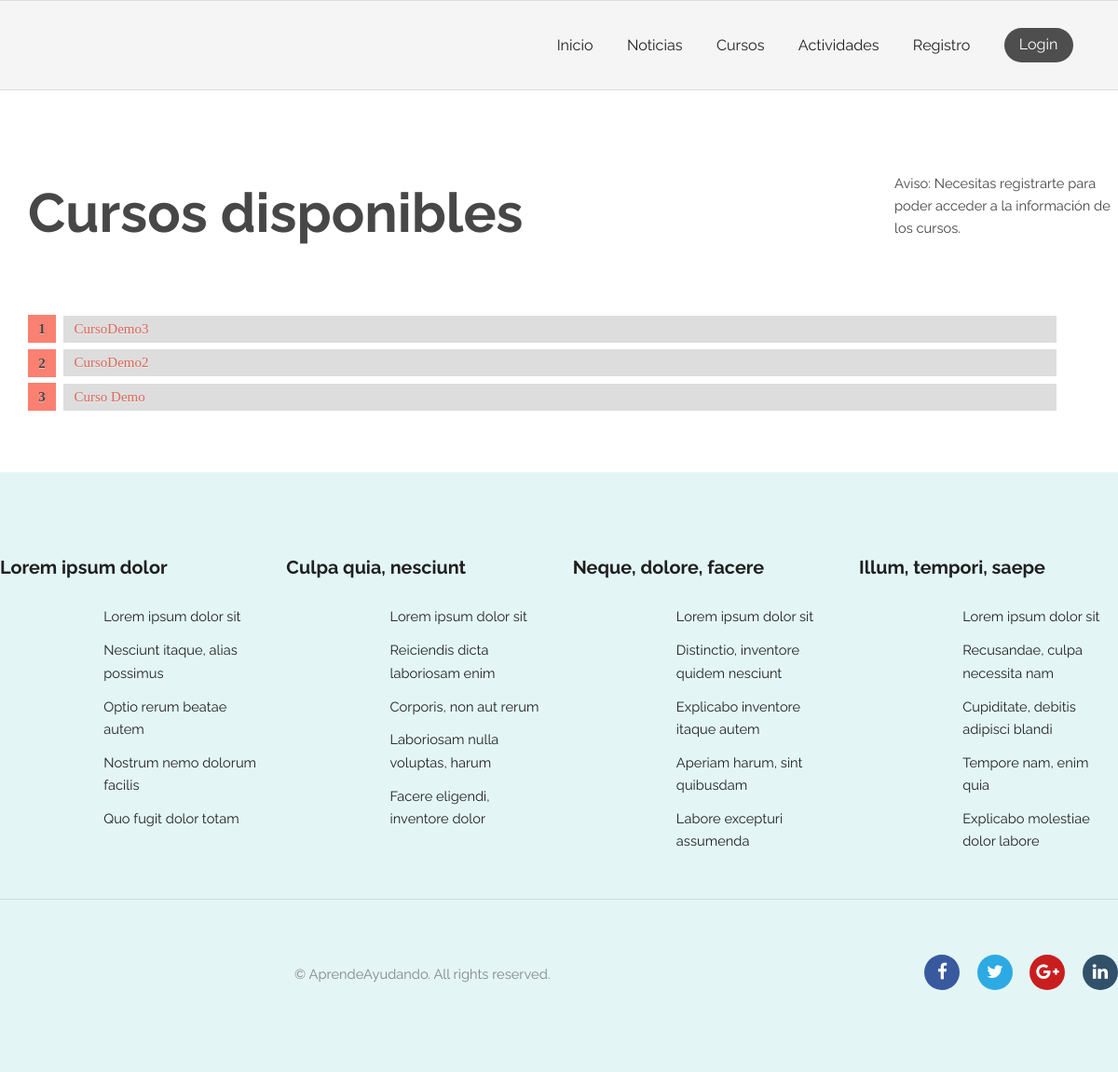
Before: /courses/ with the older database file.
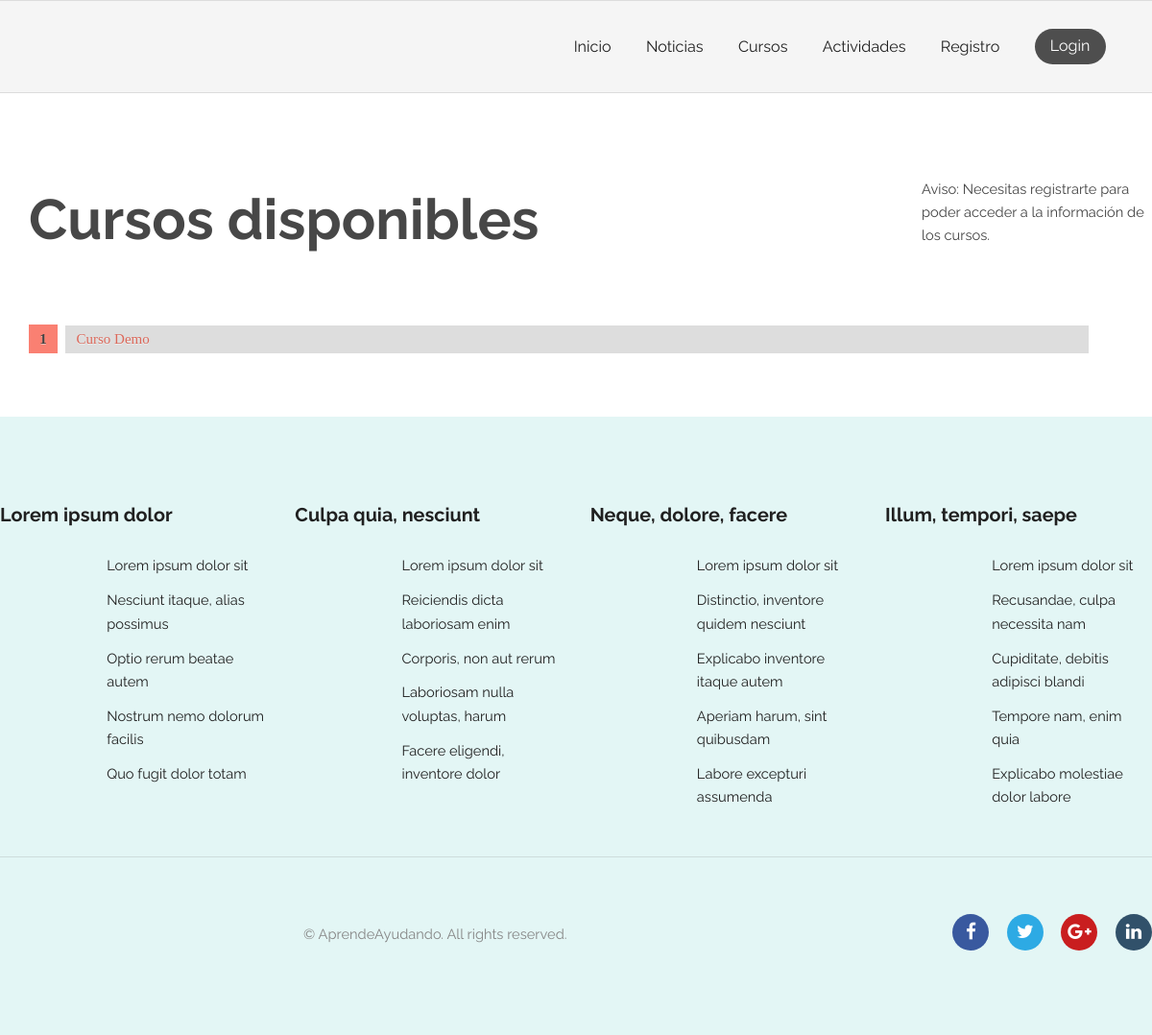
After: the same page with the newer database file.
### courses/models.py (models this page shows, shortened)
class Course(models.Model):
    title = models.CharField(max_length=200)
    pub_date = models.DateTimeField(verbose_name="date published", auto_now_add=True)
    enrolled_users = models.ManyToManyField(get_user_model(), related_name="courses", blank=True)
    banned_users = models.ManyToManyField(get_user_model(), related_name="coursesBanned", blank=True)
    teacher = models.ForeignKey(get_user_model(), null=True, on_delete=models.CASCADE, limit_choices_to={'groups__name':'Profesor'})
    description = models.CharField(max_length=1000, blank=True)
    class Meta:
        verbose_name = "Curso"
        verbose_name_plural = "Cursos"

### courses/views.py (the view)
# urls.py: path('', views.index, name='index'), # /activity/
def index(request):
    courseList = Course.objects.order_by('-pub_date')[:5]
    is_teacher = False
    if request.user.has_perm('courses.add_course'):
        is_teacher = True
    context = {
        'courseList': courseList,
        'is_teacher': is_teacher,
        'filtered_by_enrolled': False
    }
    return render(request, 'courses/index.html', context)

### AprendeAyudando/templatetags/auth_extras.py (called while the page is built)
@register.filter(name='has_group')
def has_group(user, group_name):
    try:
        group = Group.objects.get(name=group_name)
        return True if group in user.groups.all() else False
    except Group.DoesNotExist:
        return False

@register.filter(name='is_guest')
def is_guest(user):
    return not user.is_authenticated

@register.filter(name='is_owner')
def is_owner(user, request_user):
    return True if user==request_user else False

### AprendeAyudando/templates/courses/index.html (shortened to what this page needs)
{% extends "registration/base.html" %}
{% block content %}
<section class="wrapper login">
    {% load static %}
    {% load auth_extras %}
    <link rel="stylesheet" type="text/css" href="{% static 'courses/style.css' %}">
    <div class="container 100%">
        <div class="courseElement">
            <div class="courseElementLeft">
                {% if filtered_by_enrolled %}
                    <h2 class="courseTitle">Tus cursos</h2>
                {% else %}
                    <h2 class="courseTitle">Cursos disponibles</h2>
                {% endif %}
            </div>
            <div class="courseElementRight">
                {% if is_teacher %}
                    <a style="margin-top: 25px;" href="{% url 'courses:create' %}" class="button pink">Añadir curso</a>
                {% elif user|has_group:"EntidadPublicoPrivada" %}
                    <p>Aviso: Necesitas ser Estudiante para poder acceder a la información de los cursos.</p>
                {% elif user|is_guest %}
                    <p>Aviso: Necesitas registrarte para poder acceder a la información de los cursos.</p>
                {% endif %}
            </div>
            <div class="courseElementContent">
                {% if courseList %}
                <ol id="prettyList" style="width:92%;">
                    {% for course in courseList %}
                        {% if user|is_owner:course.teacher or user|has_group:"Estudiante" or user.is_superuser %}
                            <li id="prettyListItem"><a href="{% url 'courses:join' course.id %}">{{ course.title }}</a></li>
                        {% else %}
                            <li id="prettyListItem"><span style="color:#db685a;">{{ course.title }}</span></li>
                        {% endif %}
                    {% endfor %}
                </ol>
                {% else %}
                    <p>Lo sentimos, no hay cursos disponibles.</p>
                {% endif %}
            </div>
        </div>
    </div>
</section>
{% endblock %}

Changed rows visible on the page:
removed Course: title "CursoDemo3"
removed Course: title "CursoDemo2"
